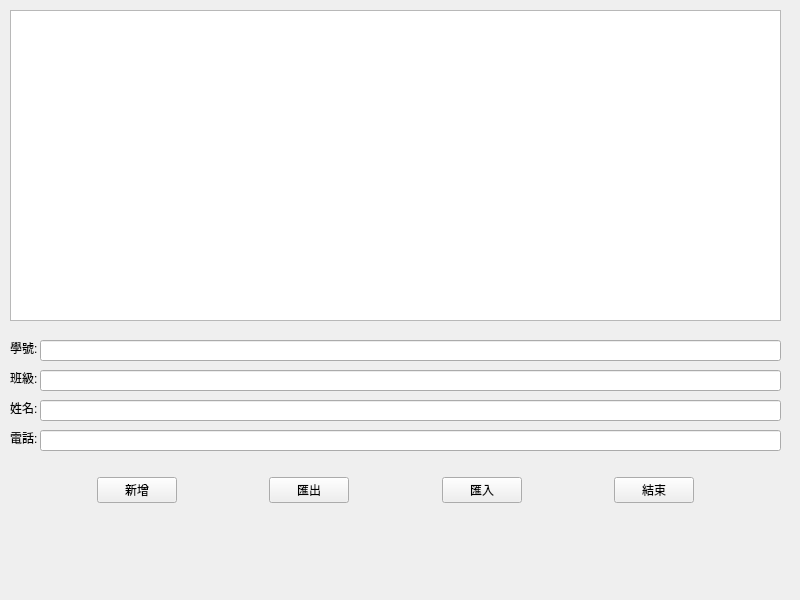
<?xml version="1.0" encoding="UTF-8"?>
<ui version="4.0">
 <class>Widget</class>
 <widget class="QWidget" name="Widget">
  <property name="geometry">
   <rect>
    <x>0</x>
    <y>0</y>
    <width>800</width>
    <height>600</height>
   </rect>
  </property>
  <property name="windowTitle">
   <string>Widget</string>
  </property>
  <widget class="QTableWidget" name="tableWidget">
   <property name="geometry">
    <rect>
     <x>10</x>
     <y>10</y>
     <width>771</width>
     <height>311</height>
    </rect>
   </property>
  </widget>
  <widget class="QLineEdit" name="lineEdit">
   <property name="geometry">
    <rect>
     <x>40</x>
     <y>340</y>
     <width>741</width>
     <height>21</height>
    </rect>
   </property>
  </widget>
  <widget class="QLineEdit" name="lineEdit_2">
   <property name="geometry">
    <rect>
     <x>40</x>
     <y>370</y>
     <width>741</width>
     <height>21</height>
    </rect>
   </property>
  </widget>
  <widget class="QLineEdit" name="lineEdit_3">
   <property name="geometry">
    <rect>
     <x>40</x>
     <y>400</y>
     <width>741</width>
     <height>21</height>
    </rect>
   </property>
  </widget>
  <widget class="QLineEdit" name="lineEdit_4">
   <property name="geometry">
    <rect>
     <x>40</x>
     <y>430</y>
     <width>741</width>
     <height>21</height>
    </rect>
   </property>
  </widget>
  <widget class="QLabel" name="label">
   <property name="geometry">
    <rect>
     <x>10</x>
     <y>340</y>
     <width>53</width>
     <height>15</height>
    </rect>
   </property>
   <property name="text">
    <string>學號:</string>
   </property>
  </widget>
  <widget class="QLabel" name="label_2">
   <property name="geometry">
    <rect>
     <x>10</x>
     <y>370</y>
     <width>53</width>
     <height>15</height>
    </rect>
   </property>
   <property name="text">
    <string>班級:</string>
   </property>
  </widget>
  <widget class="QLabel" name="label_3">
   <property name="geometry">
    <rect>
     <x>10</x>
     <y>400</y>
     <width>53</width>
     <height>15</height>
    </rect>
   </property>
   <property name="text">
    <string>姓名:</string>
   </property>
  </widget>
  <widget class="QLabel" name="label_4">
   <property name="geometry">
    <rect>
     <x>10</x>
     <y>430</y>
     <width>53</width>
     <height>15</height>
    </rect>
   </property>
   <property name="text">
    <string>電話:</string>
   </property>
  </widget>
  <widget class="QWidget" name="horizontalLayoutWidget">
   <property name="geometry">
    <rect>
     <x>10</x>
     <y>450</y>
     <width>771</width>
     <height>80</height>
    </rect>
   </property>
   <layout class="QHBoxLayout" name="horizontalLayout">
    <item>
     <spacer name="horizontalSpacer">
      <property name="orientation">
       <enum>Qt::Orientation::Horizontal</enum>
      </property>
      <property name="sizeHint" stdset="0">
       <size>
        <width>40</width>
        <height>20</height>
       </size>
      </property>
     </spacer>
    </item>
    <item>
     <widget class="QPushButton" name="pushButton">
      <property name="text">
       <string>新增</string>
      </property>
     </widget>
    </item>
    <item>
     <spacer name="horizontalSpacer_2">
      <property name="orientation">
       <enum>Qt::Orientation::Horizontal</enum>
      </property>
      <property name="sizeHint" stdset="0">
       <size>
        <width>40</width>
        <height>20</height>
       </size>
      </property>
     </spacer>
    </item>
    <item>
     <widget class="QPushButton" name="pushButton_2">
      <property name="text">
       <string>匯出</string>
      </property>
     </widget>
    </item>
    <item>
     <spacer name="horizontalSpacer_3">
      <property name="orientation">
       <enum>Qt::Orientation::Horizontal</enum>
      </property>
      <property name="sizeHint" stdset="0">
       <size>
        <width>40</width>
        <height>20</height>
       </size>
      </property>
     </spacer>
    </item>
    <item>
     <widget class="QPushButton" name="pushButton_3">
      <property name="text">
       <string>匯入</string>
      </property>
     </widget>
    </item>
    <item>
     <spacer name="horizontalSpacer_4">
      <property name="orientation">
       <enum>Qt::Orientation::Horizontal</enum>
      </property>
      <property name="sizeHint" stdset="0">
       <size>
        <width>40</width>
        <height>20</height>
       </size>
      </property>
     </spacer>
    </item>
    <item>
     <widget class="QPushButton" name="pushButton_4">
      <property name="text">
       <string>結束</string>
      </property>
     </widget>
    </item>
    <item>
     <spacer name="horizontalSpacer_5">
      <property name="orientation">
       <enum>Qt::Orientation::Horizontal</enum>
      </property>
      <property name="sizeHint" stdset="0">
       <size>
        <width>40</width>
        <height>20</height>
       </size>
      </property>
     </spacer>
    </item>
   </layout>
  </widget>
 </widget>
 <resources/>
 <connections/>
</ui>
